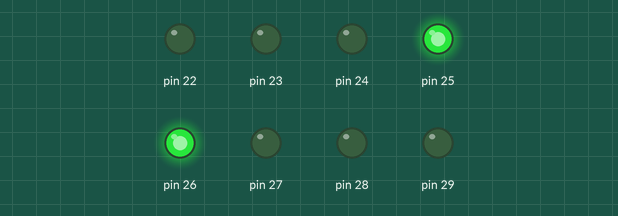
The sketch below on a simulated Arduino Mega 2560, built with avr-gcc and run on an emulated ATmega2560. On the bench: output pins drawn as LEDs (lit = HIGH).

Above: at 0.1 s.
At 0.99 s:
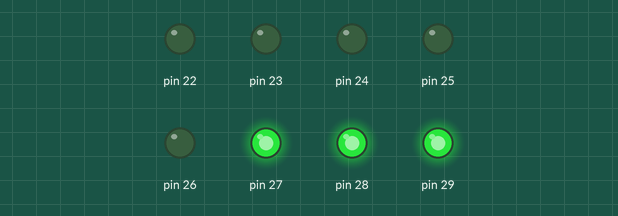
At 2.53 s:
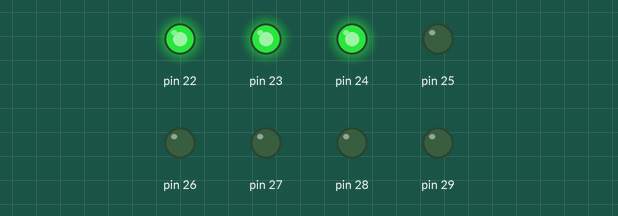
Timing chart, 0 to 3.0 s (numbered marks = the images above):
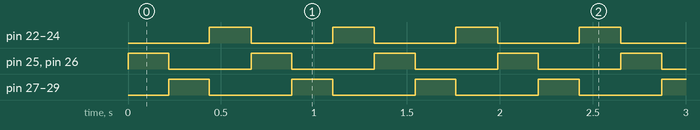

Measured:
- by itself, pin 22–24: alternates HIGH for 0.23 s and LOW for 0.44 s
- by itself, pin 25–29: alternates HIGH for 0.22 s and LOW for 0.44 s
- by itself, everything shown: repeats every 0.66 s, in 3 steps

The sketch:

sketch.ino
```cpp
void setup() {
  // put your setup code here, to run once:
  volatile char *ddr_a=(char*)0x21;
  *ddr_a=0xff;

}

void loop() {
  // put your main code here, to run repeatedly:
  volatile char *port_a=(char*)0x22;

 volatile long  x;
 while(1)
 { *port_a=0b00011000;
  for(x=0;x<100000;x++);
  *port_a=0b11100000;
  for(x=0;x<100000;x++);
  *port_a=0b00000111;
  for(x=0;x<100000;x++);


 }

}
```
